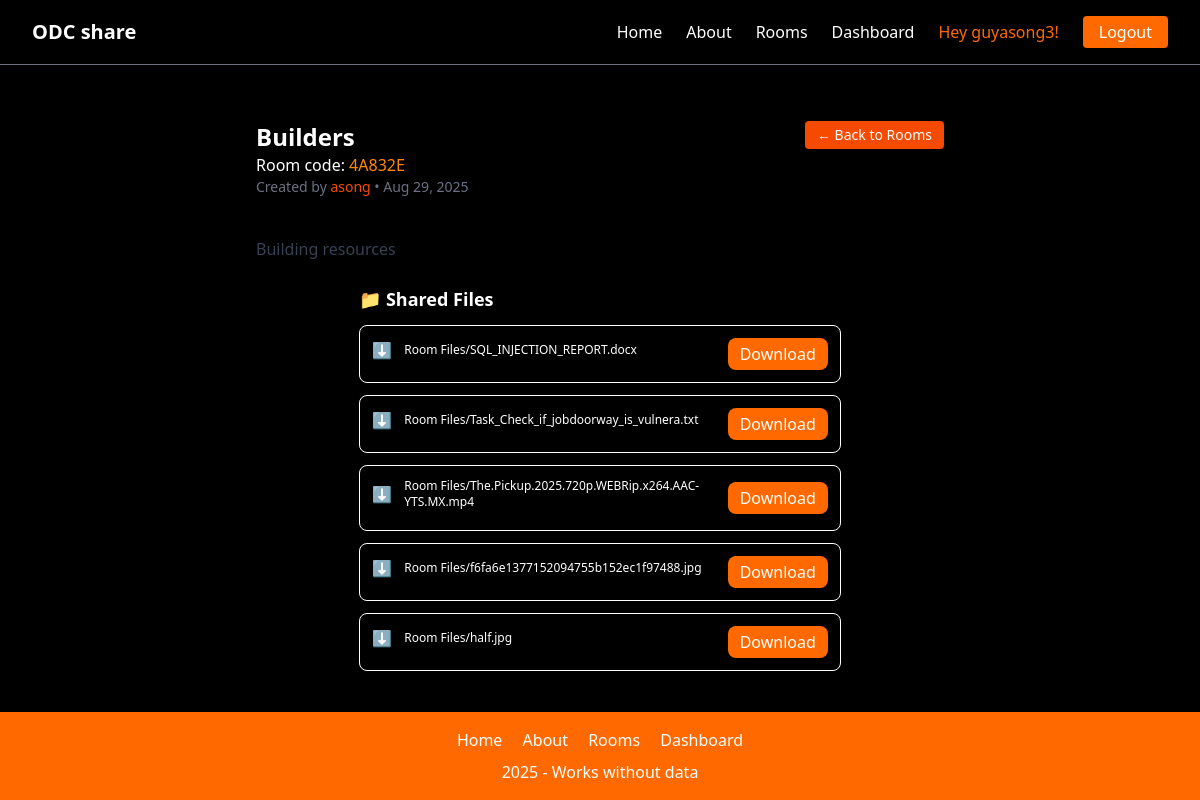
The app's page /room/id/4/ (signed in) with its own data.
### home/models.py (models this page shows, shortened)
class Room(models.Model):
    room_name = models.CharField(max_length=100, null=True)
    description = models.TextField(max_length=200, null=True)
    code = models.CharField(max_length=6, unique=True, editable=False, null=True, blank=True)
    created_by = models.ForeignKey(User, on_delete=models.CASCADE, related_name="rooms", null=True)
    created_at = models.DateTimeField(auto_now_add=True)
    members = models.ManyToManyField(User, related_name="joined_rooms", blank=True)

class SharedFile(models.Model):
    room = models.ForeignKey(Room, related_name="files", on_delete=models.CASCADE)
    file = models.FileField(upload_to="Room Files/")
    uploaded_at = models.DateTimeField(auto_now_add=True)
    uploaded_by = models.ForeignKey(User, on_delete=models.CASCADE)

### home/views.py (the view)
# urls.py: path("room/id/<int:room_id>/", views.room_details, name="room_detail_by_id"),
@login_required
def room_details(request, room_id):  # must accept room_id
    room = get_object_or_404(Room, id=room_id)
    files = room.files.all()
    if request.user == room.created_by:
        if request.method == "POST":
            form = SharedFileForm(request.POST, request.FILES)
            if form.is_valid():
                shared_file = form.save(commit=False)
                shared_file.room = room
                shared_file.uploaded_by = request.user
                shared_file.save()
                return redirect("room_detail_by_id", room_id=room.id)
        else:
            form = SharedFileForm()
    else:
        form = None
    return render(request, "room_detail.html", {
        "room": room,
        "files": files,
        "form": form
    })

### home/templates/room_detail.html (shortened to what this page needs)
{% extends "base.html" %}
{% block content %}
<div class="w-[96%] sm:w-[60%] mx-auto mt-10 p-4 rounded-2xl shadow-lg">
    <div class="flex flex-col sm:flex-row sm:items-center sm:justify-between pb-4 mb-6">
        <div class="mb-4 sm:mb-0">
            <h1 class="text-2xl font-bold text-white">{{ room.room_name }}</h1>
            <p>Room code: <span class="text-orange-400">{{room.code}}</span></p>
            <p class="text-sm text-gray-500">
                Created by <span class="font-medium text-orange-600">{{ room.created_by }}</span>
                • {{ room.created_at|date:"M d, Y" }}
            </p>
        </div>
        <a href="{% url 'list_rooms'%}"
            class="px-3 py-1 text-xs sm:text-sm bg-orange-600 text-white rounded hover:bg-orange-500 transition sm:self-start">
            ← Back to Rooms
        </a>
    </div>
    <div class="mb-6">
        <p class="text-gray-700">{{ room.description|default:"No description available." }}</p>
    </div>
    <div class="w-[96%] sm:w-[70%] mx-auto">
        <h2 class="text-lg font-semibold text-white mb-3">📁 Shared Files</h2>
        {% if files %}
        <ul class="space-y-3">
            {% for file in files %}
            <li class="block sm:flex md:flex items-center justify-between p-3 border rounded-lg">
                <div class="flex items-center space-x-3 mb-2 sm:mb-2 md:mb-2">
                    <span class="text-orange-600">⬇️</span>
                    <span class="text-white font-medium text-xs">{{file.file}}</span>
                </div>
                <a href="{{ file.file.url }}" download
                    class="px-3 py-1 bg-orange-500 text-white rounded-lg hover:bg-orange-600">
                    Download
                </a>
            </li>
            {% endfor %}
        </ul>
        {% else %}
        <p class="text-gray-500 italic">No files shared yet.</p>
        {% endif %}
    </div>
</div>
{% endblock %}

### templates/base.html (shortened to what this page needs)
<!DOCTYPE html>
<html lang="en" class="bg-black text-white">
<head>
    {% load static %}
    <link href="{% static 'dist/styles.css' %}" rel="stylesheet">
</head>
<body class="flex flex-col min-h-screen w-full">
    <nav class="bg-black border-b border-gray-500 sticky top-0 z-50">
        <div class="mx-auto px-4 sm:px-6 lg:px-8">
            <div class="flex justify-between items-center h-16">
                <a href="/" class="text-white text-xl font-extrabold">ODC share</a>
                <div class="hidden md:flex items-center space-x-6">
                    <a href="/" class="text-white hover:text-orange-500">Home</a>
                    <a href="{% url 'about' %}" class="text-white hover:text-orange-500">About</a>
                    {% if user.is_authenticated %}
                    <a href="{% url 'list_rooms' %}" class="block text-white hover:text-orange-500">Rooms</a>
                    <a href="{% url 'dashboard' %}" class="block text-white hover:text-orange-500">Dashboard</a>
                    <a href="" class="block text-orange-500">Hey {{request.user.username}}!</a>
                    <a href="{% url 'logout' %}" class="bg-orange-500 px-4 py-1 rounded">Logout</a>
                    {% else %}
                    <a href="{% url 'login' %}" class="bg-orange-500 px-4 py-1 rounded">Login / Signup</a>
                    {% endif %}
                </div>
            </div>
        </div>
    </nav>
    <main class="flex-grow">
        {% block content %}{% endblock %}
    </main>
    <footer class="bg-orange-500 p-4 text-center">
        <div class="space-x-4">
            <a href="/" class="hover:underline">Home</a>
            <a href="{% url 'about' %}">About</a>
            {% if user.is_authenticated %}
            <a href="{% url 'list_rooms' %}" class="text-white hover:text-black">Rooms</a>
            <a href="{% url 'dashboard' %}" class=" text-white hover:text-black">Dashboard</a>
            {% else %}
            <a href="{% url 'login' %}" class="bg-orange-500 px-4 py-1 rounded">Login / Signup</a>
            {% endif %}
        </div>
        <p class="mt-2">2025 - Works without data</p>
    </footer>
</body>
</html>

### records on screen
Room: room_name "Builders", code "4A832E", created_by "asong", created_at "Aug 29, 2025", description "Building resources"
SharedFile: file "Room Files/SQL_INJECTION_REPORT.docx"
SharedFile: file "Room Files/Task_Check_if_jobdoorway_is_vulnera.txt"
SharedFile: file "Room Files/The.Pickup.2025.720p.WEBRip.x264.AAC-YTS.MX.mp4"
SharedFile: file "Room Files/f6fa6e1377152094755b152ec1f97488.jpg"
SharedFile: file "Room Files/half.jpg"

### other values on screen
{{ request.user.username }} "guyasong3"
